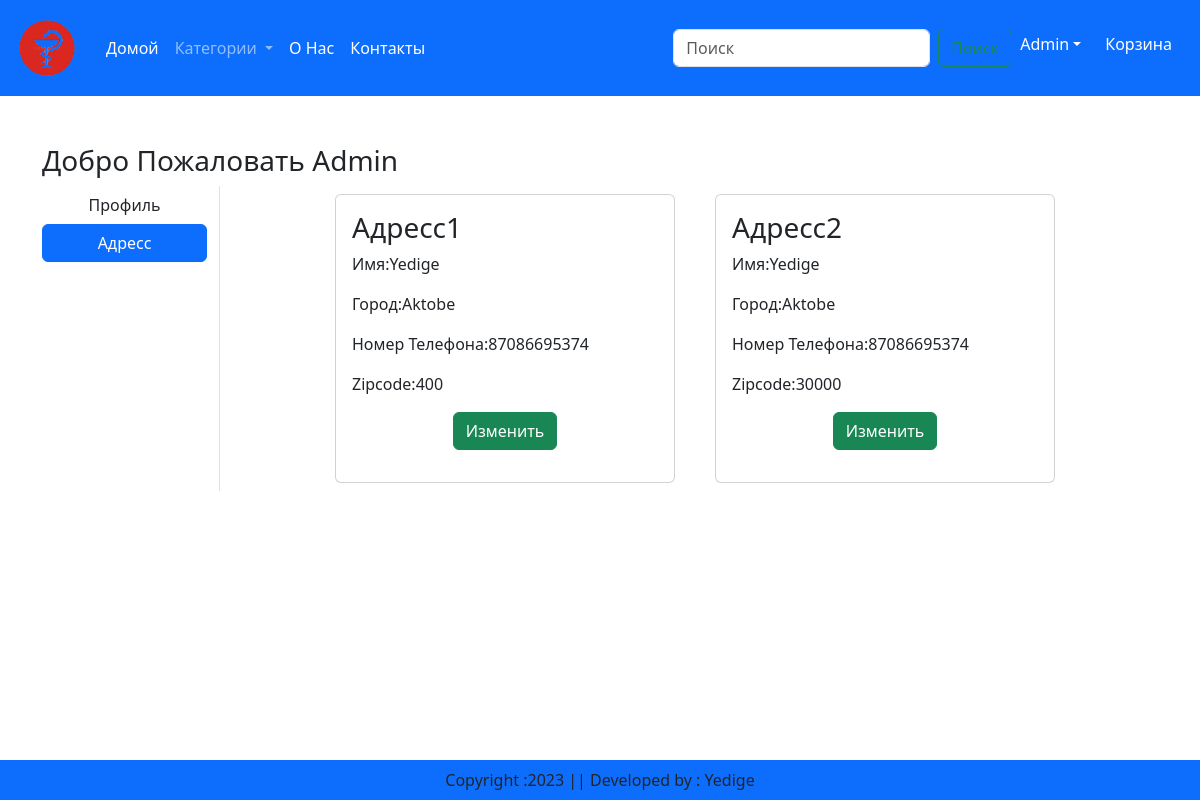
The page /address/ (signed in) on the database its author committed.
### app/models.py (models this page shows, shortened)
class Customer(models.Model):
    user=models.ForeignKey(User,on_delete=models.CASCADE)
    name=models.CharField(max_length=200)
    city=models.CharField(max_length=50)
    phone=models.IntegerField(default=0)
    zipcode=models.IntegerField()

### app/views.py (the view)
# urls.py: path('address/', views.address, name='address'),
def address(request):
    add=Customer.objects.filter(user=request.user)
    return render(request, 'app/address.html',locals())

### app/templates/app/address.html (shortened to what this page needs)
{% extends 'app/base.html' %}
{% load static %}
{% block main-content %}
<div class="container my-5">
    <div class="row">
      <h3>Добро Пожаловать <span class="text-capitalize">{{request.user}}</span></h3>
        <div class="col-sm-2 border-end">
            <ul class="list-unstyled">
            <li class="d-grid"><a href="{% url 'profile' %}" class="btn">Профиль</a></li>
            <li class="d-grid"><a href="{% url 'address' %}" class="btn btn-primary">Адресс</a>
            </ul>
        </div>
        <div class="col-sm-8 offset-sm-1">
            <div class="row">
                {% for ad in add %}
                <div class="col-sm-6">
                    <div class="card m-2">
                     <div class="card-body">
                      <h3>Адресс{{forloop.counter}}</h3>
                      <p>Имя:{{ad.name}}</p>
                      <p>Город:{{ad.city}}</p>
                      <p>Номер Телефона:{{ad.phone}}</p>
                      <p>Zipcode:{{ad.zipcode}}</p>
                      <p class="text-center"><a href="{% url 'updateAddress' pk=ad.id %}" type="button" class="btn btn-success">Изменить</a></p>
                     </div>
                    </div>
                </div>
                {% endfor %}
            </div>
        </div>
{% endblock main-content %}

### app/templates/app/base.html (shortened to what this page needs)
<!DOCTYPE html>
{% load static%}
<html lang="en">
<head>
    <link href="https://cdn.jsdelivr.net/npm/bootstrap@5.3.0-alpha3/dist/css/bootstrap.min.css" rel="stylesheet">
    <link rel="stylesheet" href="{%static 'app/css/owl.carousel.min.css'%}"/>
    <link rel="stylesheet" href="{%static 'app/css/all.min.css'%}"/>
    <link rel="stylesheet" href="{%static 'app/css/style.css'%}"/>
</head>
<body>
    <nav class="navbar navbar-expand-lg navbar-dark bg-primary">
        <div class="container-fluid">
          <a class="navbar-brand" href="#">
            <img src="{% static "app/images/logo.png" %}" width="70" height="70" />
          </a>
          <div class="collapse navbar-collapse" id="navbarSupportedContent">
            <ul class="navbar-nav me-auto mb-2 mb-lg-0">
              {% if request.user.is_authenticated %}
              <li class="nav-item">
                <a class="nav-link active" aria-current="page" href="/">Домой</a>
              </li>
              <li class="nav-item dropdown">
                <a class="nav-link dropdown-toggle" href="#" role="button" data-bs-toggle="dropdown" aria-expanded="false">
                  Категории
                </a>
              </li>
              <li class="nav-item">
                <a class="nav-link text-white" href="{% url 'about' %}">О Нас</a>
              </li>
              <li class="nav-item">
                <a class="nav-link text-white" href="{% url 'contact' %}">Контакты</a>
              </li>
            </ul>
            <form class="d-flex" role="search" action="/search">
              <input class="form-control me-2" type="search" placeholder="Поиск" name="search" aria-label="Search">
              <button class="btn btn-outline-success" type="submit">Поиск</button>
            </form>
          </div>
          <ul class="navbar-nav me-auto mb-2 mb-lg-0">
            <li class="nav-item dropdown mb-2">
              <a class="nav-link dropdown-toggle text-white" href="#" id="profileDropdown" role="button" data-bs-toggle="dropdown" aria-expanded="false">{{request.user.username|capfirst}}</a>
            </li>
            <li class="nav-item mx-2">
              <a href="{% url 'showcart' %}" class="nav-link text-white">Корзина</a>
            </li>
            {% endif %}
          </ul>
        </div>
      </nav>
      {% block main-content %}{% endblock main-content %}
      <footer class="container-fluid fixed-bottom navbar-dark bg-primary text-center p-2 mt-5">
        Copyright :2023 || Developed by : Yedige
      </footer>
</body>
</html>

### rows shown on the page
Customer: name "Yedige", city "Aktobe", phone "87086695374", zipcode "400"
Customer: name "Yedige", city "Aktobe", phone "87086695374", zipcode "30000"

### other values the page prints
{{ request.user.username|capfirst }} "Admin"
{{ request.user }} "Admin"
